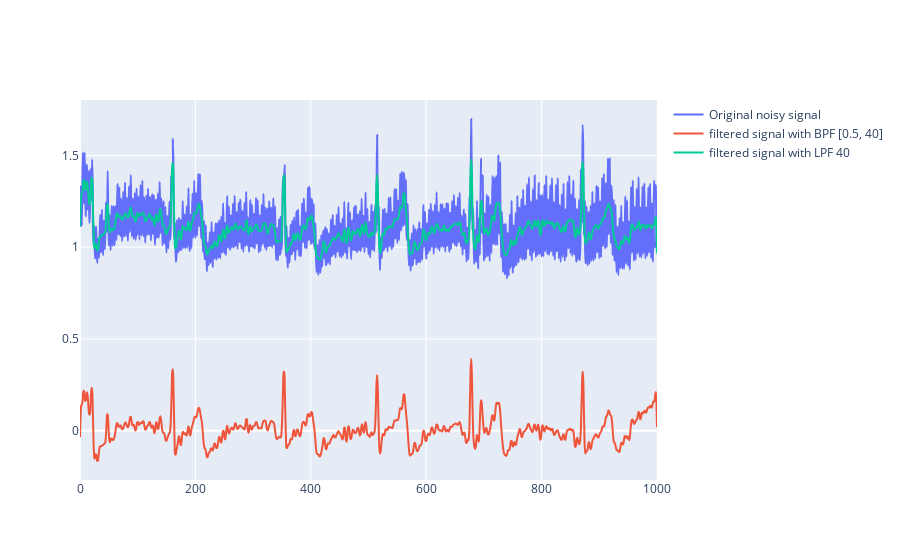

Here is the notebook cell this chart was saved with:
### Markdown cell above
# Filtering one sample

### Code cell
# Filter Arguments:
T = 5.0                 # Sample Period
fs = 200.0              # sample rate, Hz
cutoff_BPF = [0.5, 40]  # desired cutoff frequency of the filter, Hz
cutoff_LPF = 40
order = 6       
n = int(T * fs)         # total number of samples
start_point = 4000      # where to start original signal cutting

# The data:
all_data = df['1_1_sit'].to_numpy()
sampled_data = all_data[start_point : start_point+n+1]

filttered_BPF = butter_bandpass_filter(sampled_data, cutoff_BPF, fs, order)
filttered_LPF = butter_lowpass_filter(sampled_data, cutoff_LPF, fs, order)

fig = go.Figure()
fig.add_trace(go.Scatter(
            y = sampled_data,
            line =  dict(shape =  'spline' ),
            name = 'Original noisy signal'
            ))
fig.add_trace(go.Scatter(
            y = filttered_BPF,
            line =  dict(shape =  'spline' ),
            name = 'filtered signal with BPF ' + str(cutoff_BPF)
            ))
fig.add_trace(go.Scatter(
            y = filttered_LPF,
            line =  dict(shape =  'spline' ),
            name = 'filtered signal with LPF ' + str(cutoff_LPF)
            ))
fig.show()

### Figure 1 — Plotly figure (JSON) as saved in the notebook; plotly's stock layout.template omitted (floating-point values rounded to 4 significant figures; data arrays with more than 128 entries replaced by an {"elided": "..."} marker saying what was removed)
{"data": [{"line": {"shape": "spline"}, "name": "Original noisy signal", "type": "scatter", "y": {"elided": "1001 float values"}}, {"line": {"shape": "spline"}, "name": "filtered signal with BPF [0.5, 40]", "type": "scatter", "y": {"elided": "1001 float values"}}, {"line": {"shape": "spline"}, "name": "filtered signal with LPF 40", "type": "scatter", "y": {"elided": "1001 float values"}}], "layout": {}}
